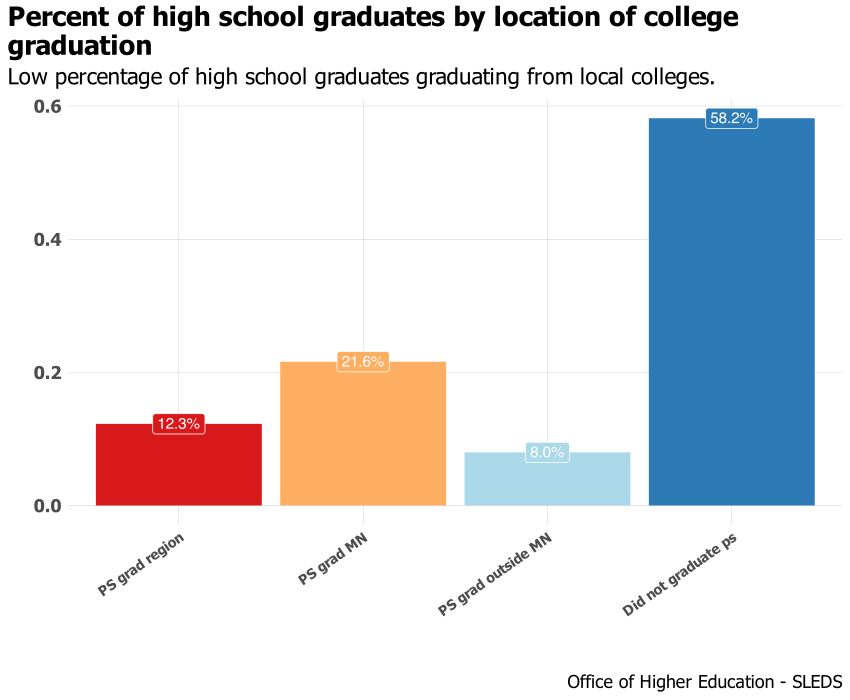

Here is the R script that generated this plot:
# library -----------------------------------------------------------------
library(tidyverse)
library(sf)
library(ggrepel)
library(scales)
library(ggiraph)
library(rmapshaper)
library(cowplot)
library(RColorBrewer)
library(extrafont)
library(lubridate)
library(systemfonts)
reset_font_cache()
library(ggtext)
library(readxl)
library(ggforce)


rm(list = ls())

theme_bar <- theme_bw() +
  theme(panel.grid.major = element_line(color = "grey70", size = 0.1),
        panel.grid.minor = element_blank(),
        axis.ticks = element_blank(),
        axis.text = element_text(face = "bold"),
        panel.border = element_blank(),
        legend.background = element_rect(fill = "transparent", color = "transparent"),
        legend.key = element_rect(fill = "transparent"),
        legend.key.size = unit(1, "lines"),
        legend.margin = margin(0,0,0,0),
        legend.title = element_blank(),
        legend.text = element_text(margin = margin(l = 2)),
        text = element_text(family = "Tahoma"),
        plot.title.position = "plot",
        plot.title = element_text(face = "bold"))

theme_line <- theme_bw() +
  theme(legend.background = element_rect(fill = "transparent", color = "transparent"),
        legend.key = element_rect(fill = "transparent"),
        legend.text = element_text(margin = margin(l = 2)),
        panel.grid.minor = element_blank(),
        panel.grid.major = element_line(color = "grey70", size = 0.1),
        axis.ticks = element_blank(),
        axis.text = element_text(face = "bold"),
        panel.border = element_blank(),
        legend.margin = margin(0,0,0,0),
        legend.key.size = unit(1, "lines"),
        text = element_text(family = "Tahoma"),
        plot.title.position = "plot",
        plot.title = element_text(face = "bold"))

theme_sf <- theme_bw() +
  theme(axis.text.x=element_blank(),
        axis.text.y=element_blank(),
        axis.ticks=element_blank(),
        panel.background = element_blank(),
        panel.grid.major = element_line(color = "white"),
        panel.border = element_blank(),
        plot.title = element_text(face = "bold"),
        legend.title = element_blank(),
        legend.text = element_text(margin = margin(l = 2)),
        legend.margin = margin(0,0,0,0),
        legend.key.size = unit(1, "lines"),
        text = element_text(family = "Tahoma"),
        plot.title.position = "plot")

regions <- read_csv("/Users/kellyasche/Library/CloudStorage/GoogleDrive-kasche@ruralmn.org/My Drive/Data Prep/R Projects/Join docs/county_regions.csv") %>%
  select(5,6) %>%
  unique() %>%
  mutate(edr = str_replace(edr, "  ", " "),
         planning.region = str_replace(planning.region, " Minnesota", ""),
         planning.region = fct_relevel(planning.region, "Northwest", "Northeast", "Central", "Seven County Mpls-St Paul", "Southwest", "Southeast"),
         edr = fct_relevel(edr, "EDR 1 - Northwest", "EDR 2 - Headwaters", "EDR 3 - Arrowhead", "EDR 4 - West Central", "EDR 5 - North Central", "EDR 6E- Southwest Central", "EDR 6W- Upper Minnesota Valley", "EDR 7E- East Central", "EDR 7W- Central", "EDR 8 - Southwest", "EDR 9 - South Central", "EDR 10 - Southeast", "EDR 11 - 7 County Twin Cities", "Minnesota"))

counties.regions <- read_csv("/Users/kellyasche/Library/CloudStorage/GoogleDrive-kasche@ruralmn.org/My Drive/Data Prep/R Projects/Join docs/county_regions.csv") %>%
  rename(mif = `MIF Region`) %>%
  mutate(countyfp = formatC(countyfp, width = 3, flag = "0"),
         Name = str_to_title(Name),
         Name = str_replace(Name, "Q", "q"),
         Name = str_replace(Name, "Of The", "of the"),
         Name = str_replace(Name, "Mcleod", "McLeod"),
         Dem_Desc = ifelse(Name == "Minnesota", "Minnesota", Dem_Desc),
         Dem_Desc = fct_relevel(Dem_Desc, "Entirely rural", "Town/rural mix", "Urban/town/rural mix", "Entirely urban"),
         edr = str_replace(edr, "  ", " "),
         planning.region = str_replace(planning.region, " Minnesota", ""),
         planning.region = fct_relevel(planning.region, "Northwest", "Northeast", "Central", "Seven County Mpls-St Paul", "Southwest", "Southeast"),
         edr = fct_relevel(edr, "EDR 1 - Northwest", "EDR 2 - Headwaters", "EDR 3 - Arrowhead", "EDR 4 - West Central", "EDR 5 - North Central", "EDR 6E- Southwest Central", "EDR 6W- Upper Minnesota Valley", "EDR 7E- East Central", "EDR 7W- Central", "EDR 8 - Southwest", "EDR 9 - South Central", "EDR 10 - Southeast", "EDR 11 - 7 County Twin Cities", "Minnesota"),
         mif = ifelse(is.na(mif), "TC", mif),
         mif = as.factor(mif),
         mif = fct_relevel(mif, "NW", "NE", "WC", "EC", "SW", "SE", "TC"))
color.ruca <- c("Entirely rural" = "#009933", "Town/rural mix" = "#99CC33", "Urban/town/rural mix" = "#CC9966", "Entirely urban" = "#754C29")

color.pr <- c("Northwest" = "#4575b4","Northeast" = "grey", "Central" = "#fee090", "Seven County Mpls-St Paul" = "#d73027", "Southwest" = "#91bfdb", "Southeast" = "#fc8d59")

color.edr <- c("EDR 1 - Northwest" = "#b3cde3", "EDR 2 - Headwaters" = "#8c96c6", "EDR 3 - Arrowhead" = "#fe9929", "EDR 4 - West Central" = "#8856a7", "EDR 5 - North Central" = "#810f7c", "EDR 6E- Southwest Central" = "#e5f5f9", "EDR 6W- Upper Minnesota Valley" = "#bdc9e1", "EDR 7E- East Central" = "#99d8c9", "EDR 7W- Central" = "#2ca25f", "EDR 8 - Southwest" = "#74a9cf", "EDR 9 - South Central" = "#0570b0", "EDR 10 - Southeast" = "#d7301f", "EDR 11 - 7 County Twin Cities" = "#d8b365")

color.edr.simple <- c("EDR 1" = "#b3cde3", "EDR 2" = "#8c96c6", "EDR 3" = "#fe9929", "EDR 4" = "#8856a7", "EDR 5" = "#810f7c", "EDR 6E" = "#e5f5f9", "EDR 6W" = "#bdc9e1", "EDR 7E" = "#99d8c9", "EDR 7W" = "#2ca25f", "EDR 8" = "#74a9cf", "EDR 9" = "#0570b0", "EDR 10" = "#d7301f", "EDR 11" = "#d8b365", "Minnesota" = "black")

color.pr.edr <- c ("Northwest" = "#4575b4","Northeast" = "#e0f3f8", "Central" = "#fee090", "Seven County Mpls-St Paul" = "#d73027", "Southwest" = "#91bfdb", "Southeast" = "#fc8d59", "Minnesota" = "black", "EDR 1 - Northwest" = "#b3cde3", "EDR 2 - Headwaters" = "#8c96c6", "EDR 3 - Arrowhead" = "#fe9929", "EDR 4 - West Central" = "#8856a7", "EDR 5 - North Central" = "#810f7c", "EDR 6E- Southwest Central" = "#e5f5f9", "EDR 6W- Upper Minnesota Valley" = "#bdc9e1", "EDR 7E- East Central" = "#99d8c9", "EDR 7W- Central" = "#2ca25f", "EDR 8 - Southwest" = "#74a9cf", "EDR 9 - South Central" = "#0570b0", "EDR 10 - Southeast" = "#d7301f", "EDR 11 - 7 County Twin Cities" = "#d8b365")

color.six <- c("#009933", "#4575b4", "grey", "#fee090", "#fc8d59", "#d73027")

mn_counties <- st_read("/Users/kellyasche/Library/CloudStorage/GoogleDrive-kasche@ruralmn.org/My Drive/Data Prep/R Projects/Shapefiles/County shapefiles/MNCounties_MNDOT.shp", quiet = TRUE) %>%
  ms_simplify(keep = .01, keep_shapes = TRUE) %>%
  rename(countyfp = FIPS_CODE)


# Prep data ---------------------------------------------------------------

original <- read_csv("Data/SLEDS/Masters/Master.csv")

data <- original %>%
  select(PersonID, ps.grad.location) %>%
  filter(ps.grad.location != "Attending ps") %>%
  mutate(ps.grad.location = str_replace(ps.grad.location, "PS grad EDR", "PS grad region")) %>%
  group_by(ps.grad.location) %>%
  summarize(n = n()) %>%
  ungroup() %>%
  mutate(pct = n / sum(n),
         ps.grad.location = fct_relevel(ps.grad.location, "PS grad region", "PS grad MN", "PS grad outside MN", "Did not graduate ps"))


# Create chart ------------------------------------------------------------

ggplot(data, aes(ps.grad.location, pct, fill = ps.grad.location)) +
  geom_bar(stat = "identity") +
  geom_label(aes(label = percent(pct, accuracy = .1)), show.legend = FALSE, color = "white") +
  labs(x="", y = "", title = "Percent of high school graduates by location of college\ngraduation", subtitle = "Low percentage of high school graduates graduating from local colleges.", caption = "\nOffice of Higher Education - SLEDS") +
  scale_y_continuous(labels=scales::comma) +
  scale_fill_manual(values = brewer.pal(n = 4, "RdYlBu")) +
  theme_bar+
  theme(legend.position = "none",
        text = element_text(size = 16),
        axis.text.x = element_text(angle = 35,
                                   hjust = 1,
                                   size = 10))

ggsave(filename = "Charts/EPIC/ps-grad-location-pct.pdf", device = cairo_pdf, dpi = "print", width = 8.5, height = 7)
